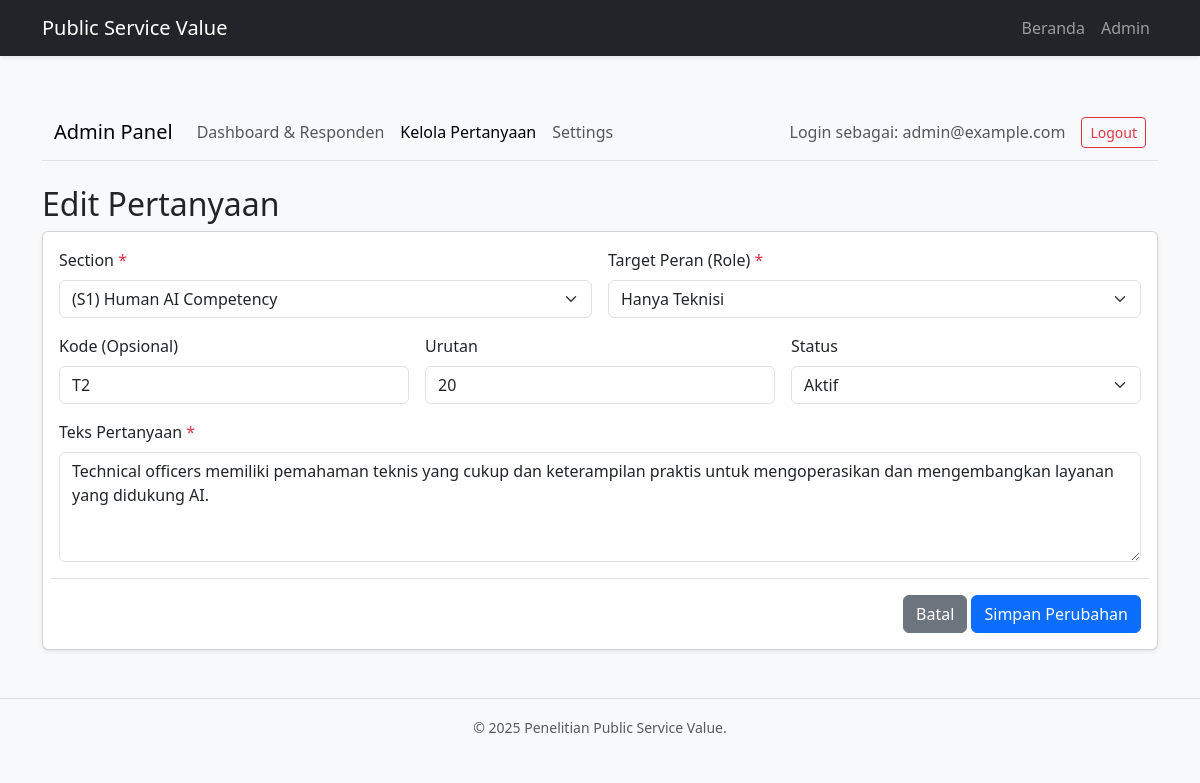
Screenshot of /admin/questions.php?action=edit&id=2 (signed in) with the database file from the repository.
### tables this page shows
CREATE TABLE `questions` (
  `id` int NOT NULL,
  `section_id` tinyint NOT NULL,
  `code` varchar(20) DEFAULT NULL,
  `text` text NOT NULL,
  `sort_order` int NOT NULL DEFAULT '0',
  `target_role` enum('semua','teknisi','manajer','eksternal') NOT NULL DEFAULT 'semua',
  `is_active` tinyint(1) NOT NULL DEFAULT '1'
);

### includes/functions.php (called while the page is built, shortened)
<?php
function esc_html($data) {
    return htmlspecialchars($data ?? '', ENT_QUOTES, 'UTF-8');
}

### admin/questions.php (the view, shortened to what this page needs)
<?php
require_once __DIR__ . '/../includes/db.php';
require_once __DIR__ . '/../includes/functions.php';
$sections = $pdo->query("SELECT * FROM sections ORDER BY sort_order")->fetchAll();
$action = $_GET['action'] ?? 'list';
require_once __DIR__ . '/../includes/header.php';
$q_data = null;
if (($action === 'edit' || $action === 'delete') && isset($_GET['id'])) {
    $q_id = (int)$_GET['id'];
    $stmt_q = $pdo->prepare("SELECT * FROM questions WHERE id = ?");
    $stmt_q->execute([$q_id]);
    $q_data = $stmt_q->fetch();
}
?>
<nav class="navbar navbar-expand-lg navbar-light bg-light mb-4 border-bottom">
    <div class="container">
        <span class="navbar-brand mb-0 h1">Admin Panel</span>
        <div class="collapse navbar-collapse">
            <ul class="navbar-nav me-auto mb-2 mb-lg-0">
                <li class="nav-item">
                    <a class="nav-link" href="index.php">Dashboard & Responden</a>
                </li>
                <li class="nav-item">
                    <a class="nav-link active" href="questions.php">Kelola Pertanyaan</a>
                </li>
                <li class="nav-item">
                    <a class="nav-link" href="settings.php">Settings</a>
                </li>
                </ul>
            <span class="navbar-text me-3">
                Login sebagai: <?php echo esc_html($_SESSION['admin_email']); ?>
            </span>
            <a href="logout.php" class="btn btn-outline-danger btn-sm">Logout</a>
        </div>
    </div>
</nav>
<?php
switch ($action) {
case 'add':
case 'edit':
    $is_edit_mode = ($action === 'edit' && $q_data);
?>
    <h2><?php echo $is_edit_mode ? 'Edit Pertanyaan' : 'Tambah Pertanyaan Baru'; ?></h2>
    <div class="card shadow-sm">
        <div class="card-body">
            <form action="questions.php" method="POST">
                <div class="row g-3">
                    <div class="col-md-6">
                        <label for="section_id" class="form-label">Section <span class="text-danger">*</span></label>
                        <select name="section_id" id="section_id" class="form-select" required>
                            <?php foreach ($sections as $sec): ?>
                                <option value="<?php echo (int)$sec['id']; ?>"
                                    <?php echo ($is_edit_mode && $q_data['section_id'] == $sec['id']) ? 'selected' : ''; ?>>
                                    (<?php echo esc_html($sec['code']); ?>) <?php echo esc_html($sec['name']); ?>
                                </option>
                            <?php endforeach; ?>
                        </select>
                    </div>
                    <div class="col-md-6">
                        <label for="target_role" class="form-label">Target Peran (Role) <span class="text-danger">*</span></label>
                        <select name="target_role" id="target_role" class="form-select" required>
                            <option value="teknisi" <?php echo ($is_edit_mode && $q_data['target_role'] == 'teknisi') ? 'selected' : ''; ?>>Hanya Teknisi</option>
                        </select>
                    </div>
                    <div class="col-md-4">
                        <label for="code" class="form-label">Kode (Opsional)</label>
                        <input type="text" name="code" id="code" class="form-control"
                               value="<?php echo $is_edit_mode ? esc_html($q_data['code']) : ''; ?>"
                               placeholder="Contoh: T1, M1, ODC1, CA1">
                    </div>
                    <div class="col-md-4">
                        <label for="sort_order" class="form-label">Urutan</label>
                        <input type="number" name="sort_order" id="sort_order" class="form-control"
                               value="<?php echo $is_edit_mode ? (int)$q_data['sort_order'] : '0'; ?>">
                    </div>
                    <div class="col-md-4">
                        <label for="is_active" class="form-label">Status</label>
                        <select name="is_active" id="is_active" class="form-select">
                            <option value="1" <?php echo ($is_edit_mode && $q_data['is_active'] == 1) ? 'selected' : ''; ?>>Aktif</option>
                        </select>
                    </div>
                    <div class="col-12">
                        <label for="text" class="form-label">Teks Pertanyaan <span class="text-danger">*</span></label>
                        <textarea name="text" id="text" class="form-control" rows="4" required><?php echo $is_edit_mode ? esc_html($q_data['text']) : ''; ?></textarea>
                    </div>
                    <div class="col-12 text-end border-top pt-3">
                        <a href="questions.php" class="btn btn-secondary">Batal</a>
                        <button type="submit" class="btn btn-primary">
                            <?php echo $is_edit_mode ? 'Simpan Perubahan' : 'Simpan Pertanyaan'; ?>
                        </button>
                    </div>
                </div>
            </form>
        </div>
    </div>
<?php
    break;
?>
<?php
}
?>
<?php
require_once __DIR__ . '/../includes/footer.php';
?>

### includes/header.php (style rules this page uses)
body { background-color: #f8f9fa; }

### rows the page displays
questions: section_id "(S1) Human AI Competency", target_role "Hanya Teknisi", code "T2", sort_order "20", is_active "Aktif", text "Technical officers memiliki pemahaman teknis yang cukup dan keterampilan praktis untuk mengoperasikan dan mengembangkan layanan yang didukung AI."

### other values shown
$_SESSION['admin_email'] "admin@example.com"
